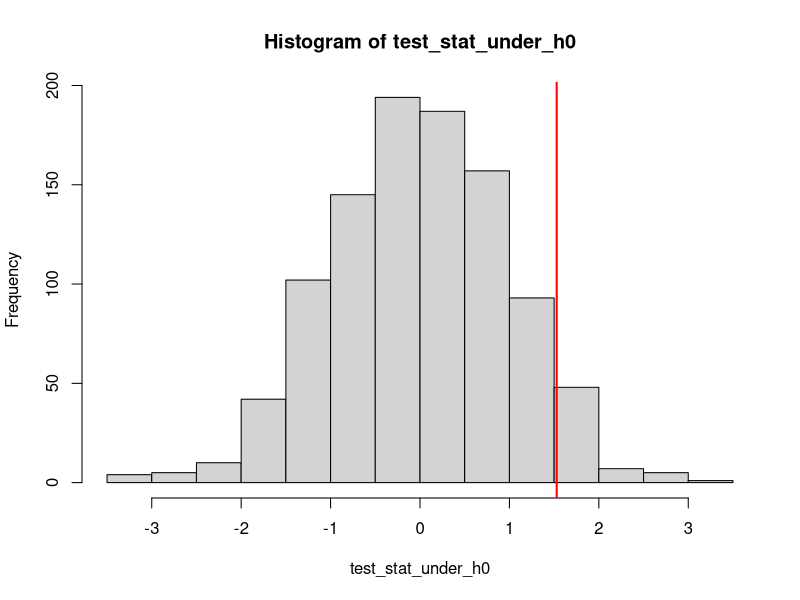

This chart was generated by the following R code:
## ---- chunk 1
knitr::opts_chunk$set(cache = TRUE)
## ---- chunk 2
x <- c(2.11,
       0.87,
       0.95,
       1.51,
       0.28,
       1.45,
       0.18,
       0.52,
       -1.16,
       -0.56,
       0.13,
       0.65,
       -0.01,
       0.95,
       -1.95)

length(x)
## ---- chunk 3
sigma <- 1
## ---- chunk 4
alpha <- 0.05
z_test_stat <- function(x, mu, sigma) {
  x_bar <- mean(x)
  n <- length(x)
  (x_bar - mu) / (sigma / sqrt(n))
}
## ---- chunk 5
(z <- z_test_stat(x, 0, 1))
## ---- chunk 6
(p_val <- pnorm(z, mean = 0, sd = 1, lower.tail = FALSE))
## ---- chunk 7
(critical_val <- qnorm(alpha, mean = 0, sd = 1, lower.tail = FALSE))
## ---- chunk 8
simulate <- function(n, mu, sd, n_reps = 1000) {
  replicate(n_reps, z_test_stat(rnorm(n, mu, sd), mu, sd))
}
## ---- chunk 9
test_stat_under_h0 <- simulate(length(x), 0, 1)
## ---- chunk 10
hist(test_stat_under_h0)
abline(v = z, col = "red", lwd = 2)
## ---- chunk 11
p_val <- mean(test_stat_under_h0 >= z)
p_val
## ---- chunk 12
ci <- function(x) {
  p <- mean(x)
  ci <- qnorm(0.975) * sqrt(p * (1 - p) / length(x))
  c(lower = p - ci,
    p_value = p,
    upper = p + ci)
}
## ---- chunk 13
ci(test_stat_under_h0 >= z)
